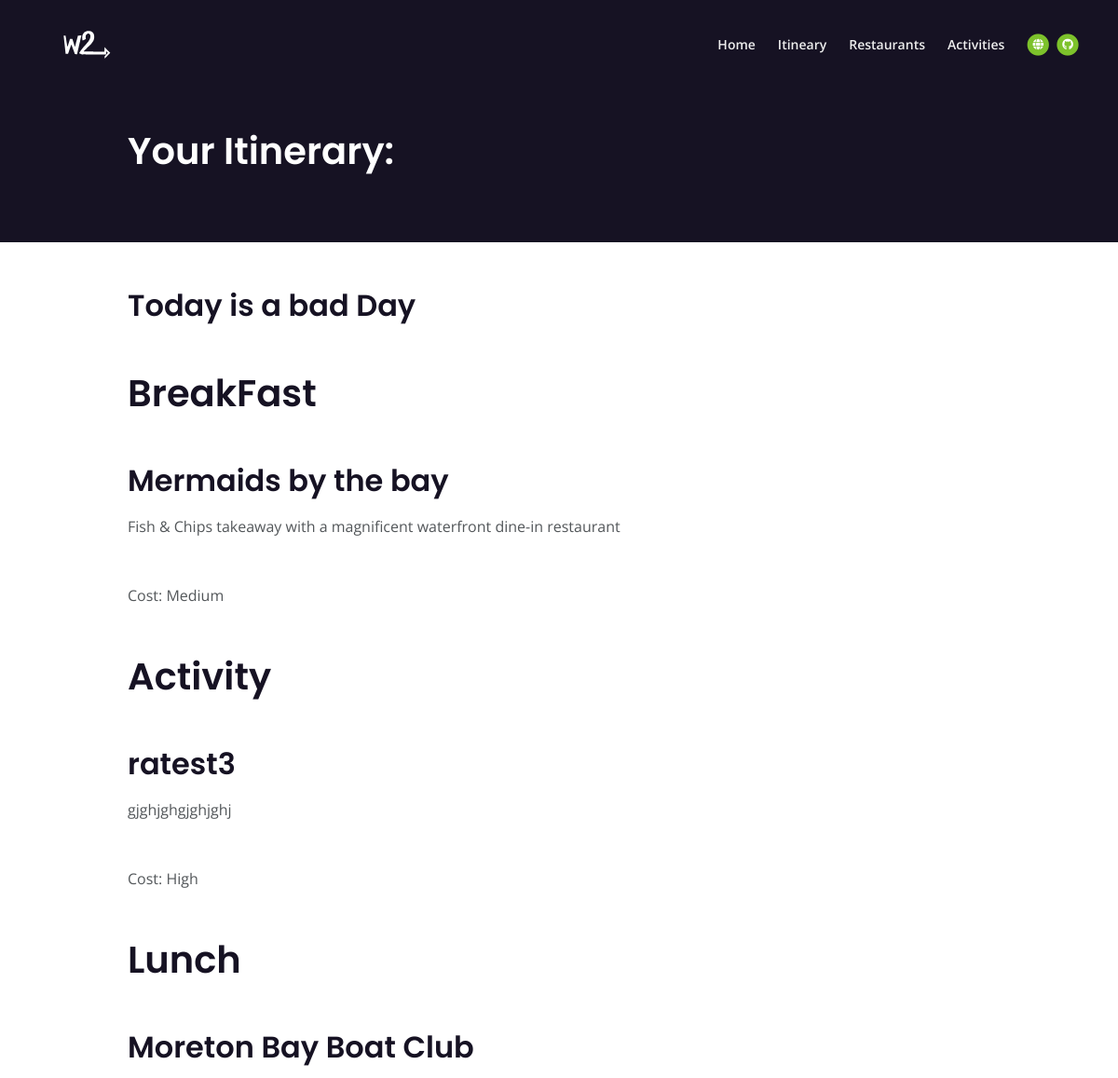
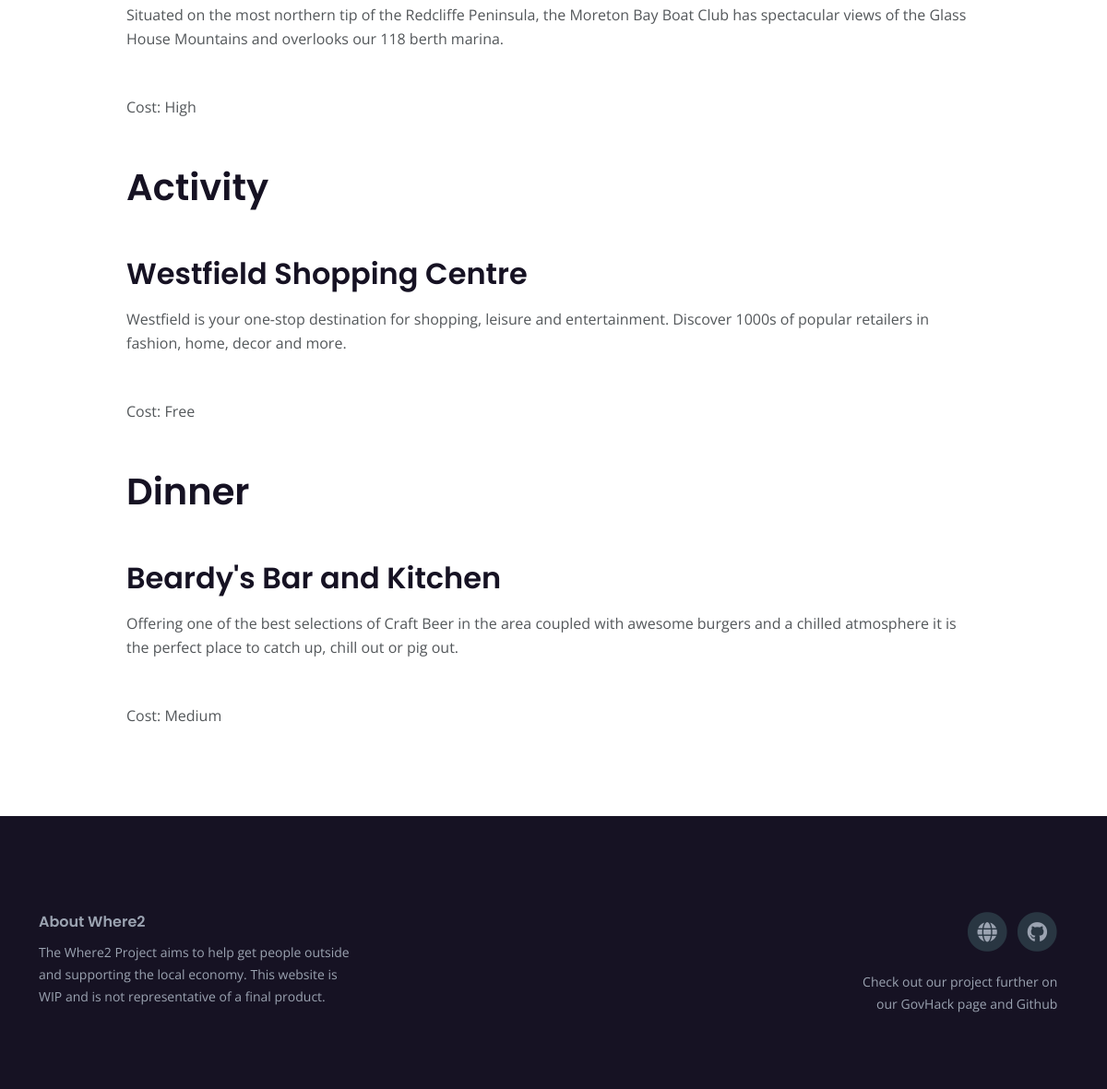
The app's page /itinerary_full/ (signed in) with its own data (2 pictures, top to bottom).
### itinerary/models.py (models this page shows, shortened)
class Resturant(models.Model):
    genre = models.CharField(max_length=2, choices=genre_choices)
    title = models.CharField(max_length=64)
    address1 = models.CharField(
        "Address line 1",
        max_length=1024,
    )
    address2 = models.CharField(
        "Address line 2",
        max_length=1024,
    )
    zip_code = models.CharField(
        "ZIP / Postal code",
        max_length=12,
    )
    city = models.CharField(
        "City",
        max_length=1024,
    )
    description = models.TextField(max_length=1024)
    cost = models.CharField(max_length=2, choices=cost_choices)
    rating = models.FloatField()
    time_scene = models.CharField(max_length=2, choices=time_choices)

class Activity(models.Model):
    genre = models.CharField(max_length=2, choices=genre_choices)
    title = models.CharField(max_length=64)
    weather = models.CharField(max_length=2, choices=weather_choices)
    address1 = models.CharField(
        "Address line 1",
        max_length=1024,
    )
    address2 = models.CharField(
        "Address line 2",
        max_length=1024,
    )
    zip_code = models.CharField(
        "ZIP / Postal code",
        max_length=12,
    )
    city = models.CharField(
        "City",
        max_length=1024,
    )
    description = models.TextField(max_length=1024)
    cost = models.CharField(max_length=2, choices=cost_choices)

### itinerary/views.py (the view)
# urls.py: path('itinerary_full/', views.itinerary_full_view, name='itinerary_full'),
def itinerary_full_view(request):
    weather = get_weather.get_weather_data()
    itinerary_full.getItinerary()
    if weather == True:
        weather_statement = 'Today is a nice Day'
    else:
        weather_statement = 'Today is a bad Day'
    context = {
        'Itinerary': itinerary_full.itinerary,
        'Weather': weather_statement,
        }
    return render(request, 'itinerary/itinerary_page.html', context=context)

### itinerary/get_weather.py (called while the page is built)
def get_weather_data():
    try:
        with open('weather_records.txt', 'r') as f:
            weather = f.readlines()[-1]
            if 'False' in weather:
                weather = False
            else:
                weather = True
    except FileNotFoundError:
        weather = write_weather_data()
    return weather

### itinerary/weather_itinerary.py (called while the page is built)
    def getWhereToEat(self):
        resturant_choices = []
        if len(self.resturant_dict) == 1:
            new_choice = False
            while new_choice == False:
                choice = random.choice(self.resturant_dict['Dinner'])
                if choice not in self.previous_food:
                    resturant_choices.append(choice)
                    new_choice = True
        else:
            for dict in self.resturant_dict:
                new_choice = False
                key = list(dict.keys())[0]
                while new_choice == False:
                    choice = random.choice(list(dict[key]))
                    if choice not in self.previous_food:
                        resturant_choices.append(choice)
                        new_choice = True
        self.previous_food = resturant_choices
        return resturant_choices

    def getItinerary(self):
        weather = get_weather.get_weather_data()
        activity_1, activity_2 = self.getActivities(weather, True)
        resturant_choices = self.getWhereToEat()
        if len(resturant_choices) == 3:
            self.itinerary = [
                resturant_choices[0],
                activity_1,
                resturant_choices[1],
                activity_2,
                resturant_choices[2]]
        elif len(resturant_choices)	== 2:
            self.itinerary = [
                resturant_choices[0],
                activity_2,
                resturant_choices[1]]
        elif len(resturant_choices) == 1:
            self.itinerary = [resturant_choices[0]]

### itinerary/templates/itinerary/itinerary_page.html
{% extends 'itinerary/base.html' %}
{% load static %}
{% block content %}
    <header class="ex-header">
        <div class="container">
            <div class="row">
                <div class="col-xl-10 offset-xl-1">
                    <h1>Your Itinerary:</h1>
                </div>
            </div>
        </div>
    </header>
    <div class="ex-basic-1 pt-5 pb-5">
        <div class="container">
            <div class="row">
                <div class="col-xl-10 offset-xl-1">
                    <h2>{{Weather}}</h2>
                        {% for item in Itinerary %}
                            {% if item.genre == 'FO'%}
                                {% if item.time_scene == 'BR' %}
                                    <h1 class="mt-5 mb-3"> BreakFast </h1>
                                {% elif item.time_scene == "LU" %}
                                    <h1 class="mt-5 mb-3"> Lunch </h1>
                                {% elif item.time_scene == "DI" %}
                                    <h1 class="mt-5 mb-3"> Dinner </h1>
                                {% endif %}
                            {% elif item.genre == "AC" %}
                                <h1 class="mt-5 mb-3"> Activity </h1>
                            {% endif %}
                        <h2 class="mt-5 mb-3">{{ item.title }}</h2>
                        <p class="mb-5"> {{ item.description }} </p>
                        <p class="mb-5">Cost: {{ item.get_cost_display }} </p>
                        {% endfor%}
                </div>
            </div>
        </div>
    </div>
{% endblock %}

### static/css/styles.css (style rules this page uses)
body, html { width: 100%; height: 100%; }
body, p { color: #53575a; font: 400 1rem/1.625rem "Open Sans", sans-serif; }
h1 { color: #161223; font-weight: 600; font-size: 2.5rem; line-height: 3.25rem; font-family: "Poppins" }
h2 { color: #161223; font-weight: 600; font-size: 2rem; line-height: 2.5rem; font-family: "Poppins" }
.ex-header { padding-top: 8.5rem; padding-bottom: 4rem; background-color: #161223; }
.ex-header h1 { color: #ffffff; }
@media (min-width: 1200px) { .container { max-width: 1140px; } }

### records on screen
Resturant: genre "BreakFast", title "Mermaids by the bay", description "Fish & Chips takeaway with a magnificent waterfront dine-in restaurant", cost "Medium"
Activity: genre "Activity", title "ratest3", description "gjghjghgjghjghj", cost "High"
Resturant: genre "Lunch", title "Moreton Bay Boat Club", description "Situated on the most northern tip of the Redcliffe Peninsula, the Moreton Bay Boat Club has spectacular views of the Glass House Mountains and overlooks our 118 berth marina.", cost "High"
Activity: genre "Activity", title "Westfield Shopping Centre", description "Westfield is your one-stop destination for shopping, leisure and entertainment. Discover 1000s of popular retailers in fashion, home, decor and more.", cost "Free"
Resturant: genre "Dinner", title "Beardy's Bar and Kitchen", description "Offering one of the best selections of Craft Beer in the area coupled with awesome burgers and a chilled atmosphere it is the perfect place to catch up, chill out or pig out.", cost "Medium"

### other values on screen
{{ Weather }} "Today is a bad Day"
